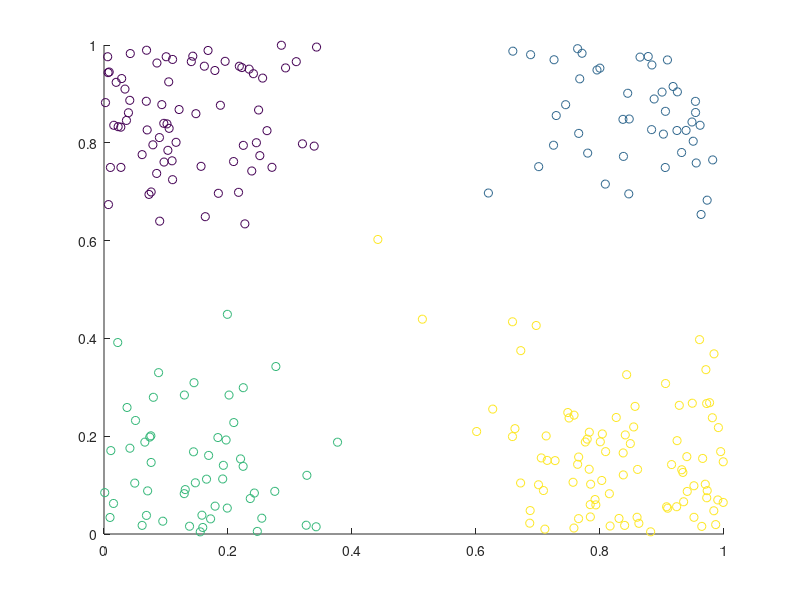

This chart was generated by the following MATLAB code: (Note: this script raises an error after producing the figure.)
data = load('cluster_data.mat');
data = data.cluster_data;

clustering = {'single', 'complete','average'};
for i =1:length(clustering)
    Z = linkage(data,clustering{i}, 'euclidean');
    c = cluster(Z,'maxclust',4);
    
    figure()
    scatter(data(:,1),data(:,2),[],c);
    title("Clusters and Centroids " + clustering{i} + " linkage");
    hold on;
    %plotting centroids
    for ci=1:4
        cluster_data = data(c==ci,:);
        centroid = mean(cluster_data);
        plot(centroid(1), centroid(2),'ko','MarkerFaceColor','k');
    end
    hold off;
    
    figure();
    cutoff = median([Z(end-2,3) Z(end-1,3)]);
    dendrogram(Z,'ColorThreshold',cutoff)
    title(clustering{i}+ " Dendrogram");
    
end

% average linkage dendrogram
% Z = linkage(data,'complete');
% c = cluster(Z,'maxclust',4);
% 